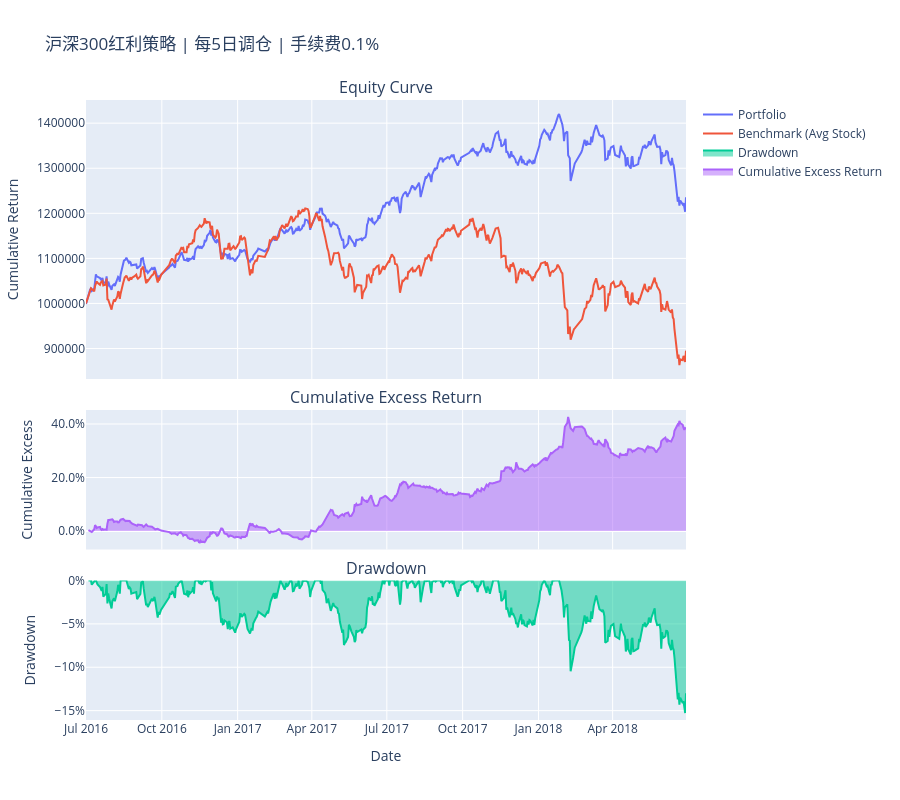

The notebook cell saved with this chart:
### Markdown cell above
## 单因子回测稳健性，检验不同时间子样本的策略表现

### Code cell
import warnings
from util import *

warnings.filterwarnings("ignore")

# ===================== 红利策略 全多头回测配置 =====================
CONFIG = {
    "INITIAL_CASH": 1_000_000,       # 初始资金
    "START_DATE": "2016-07-01",      # 【可调节】回测开始日期
    "END_DATE": "2018-06-30",        # 【可调节】回测结束日期
    "REBALANCE_FREQ": 5,             # 【可调节】调仓频率（每N个选股日）
    "PRICE_FILE": "data/eod_prices.parquet",    # 价格文件路径
    "SELECTION_FILE": "records/industry_selection.parquet", # 红利选股文件
    "TRANSACTION_FEE": 0.001         # 【可调节】交易手续费（0.1%）
}

# ===================== 执行红利策略回测 =====================
portfolio_ser, benchmark_ser, metrics = backtest_long_only(
    initial_cash=CONFIG["INITIAL_CASH"],
    start_date=CONFIG["START_DATE"],
    end_date=CONFIG["END_DATE"],
    rebalance_freq=CONFIG["REBALANCE_FREQ"],
    price_file=CONFIG["PRICE_FILE"],
    selection_file=CONFIG["SELECTION_FILE"],
    transaction_fee_rate=CONFIG["TRANSACTION_FEE"]
)

# ===================== 输出绩效指标 =====================
print("\n==================== 沪深300红利策略 绩效指标 ====================")
for k, v in metrics.items():
    print(f"{k}: {v:.4f}")

# ===================== 绘制回测图表 =====================
plot_results(
    portfolio_values=portfolio_ser,
    benchmark_values=benchmark_ser,
    title=f'沪深300红利策略 | 每{CONFIG["REBALANCE_FREQ"]}日调仓 | 手续费{CONFIG["TRANSACTION_FEE"]*100:.1f}%',
    plot_excess=True
)

### Figure 1 — Plotly figure (JSON) as saved in the notebook; plotly's stock layout.template omitted (floating-point values rounded to 4 significant figures; data arrays with more than 128 entries replaced by an {"elided": "..."} marker saying what was removed)
{"data": [{"mode": "lines", "name": "Portfolio", "type": "scatter", "x": {"elided": "487 str values"}, "xaxis": "x", "y": {"elided": "487 float values"}, "yaxis": "y"}, {"mode": "lines", "name": "Benchmark (Avg Stock)", "type": "scatter", "x": {"elided": "487 str values"}, "xaxis": "x", "y": {"elided": "487 float values"}, "yaxis": "y"}, {"fill": "tozeroy", "mode": "lines", "name": "Drawdown", "type": "scatter", "x": {"elided": "486 str values"}, "xaxis": "x3", "y": {"elided": "486 float values"}, "yaxis": "y3"}, {"fill": "tozeroy", "mode": "lines", "name": "Cumulative Excess Return", "type": "scatter", "x": {"elided": "486 str values"}, "xaxis": "x2", "y": {"elided": "486 float values"}, "yaxis": "y2"}], "layout": {"annotations": [{"font": {"size": 16}, "showarrow": false, "text": "Equity Curve", "x": 0.5, "xanchor": "center", "xref": "paper", "y": 1, "yanchor": "bottom", "yref": "paper"}, {"font": {"size": 16}, "showarrow": false, "text": "Cumulative Excess Return", "x": 0.5, "xanchor": "center", "xref": "paper", "y": 0.5, "yanchor": "bottom", "yref": "paper"}, {"font": {"size": 16}, "showarrow": false, "text": "Drawdown", "x": 0.5, "xanchor": "center", "xref": "paper", "y": 0.225, "yanchor": "bottom", "yref": "paper"}], "height": 800, "hovermode": "x unified", "showlegend": true, "title": {"text": "沪深300红利策略 | 每5日调仓 | 手续费0.1%"}, "xaxis": {"anchor": "y", "domain": [0, 1], "matches": "x3", "showticklabels": false}, "xaxis2": {"anchor": "y2", "domain": [0, 1], "matches": "x3", "showticklabels": false}, "xaxis3": {"anchor": "y3", "domain": [0, 1], "title": {"text": "Date"}}, "yaxis": {"anchor": "x", "domain": [0.55, 1], "tickformat": ".0f", "title": {"text": "Cumulative Return"}}, "yaxis2": {"anchor": "x2", "domain": [0.275, 0.5], "tickformat": ".1%", "title": {"text": "Cumulative Excess"}}, "yaxis3": {"anchor": "x3", "domain": [0, 0.225], "tickformat": ".0%", "title": {"text": "Drawdown"}}}}
